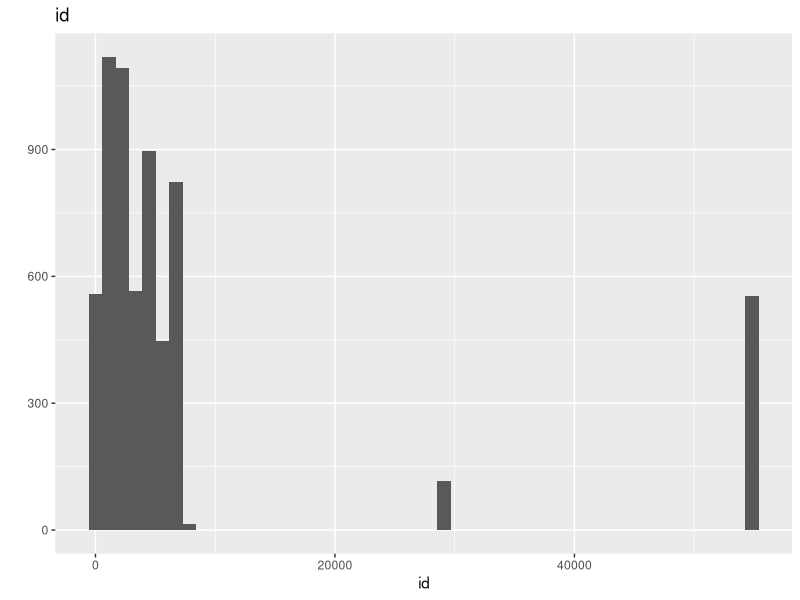
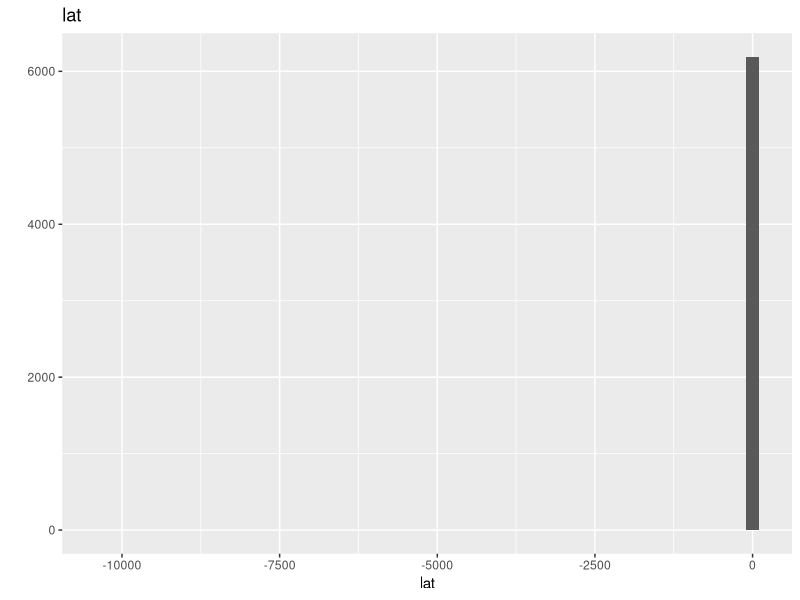
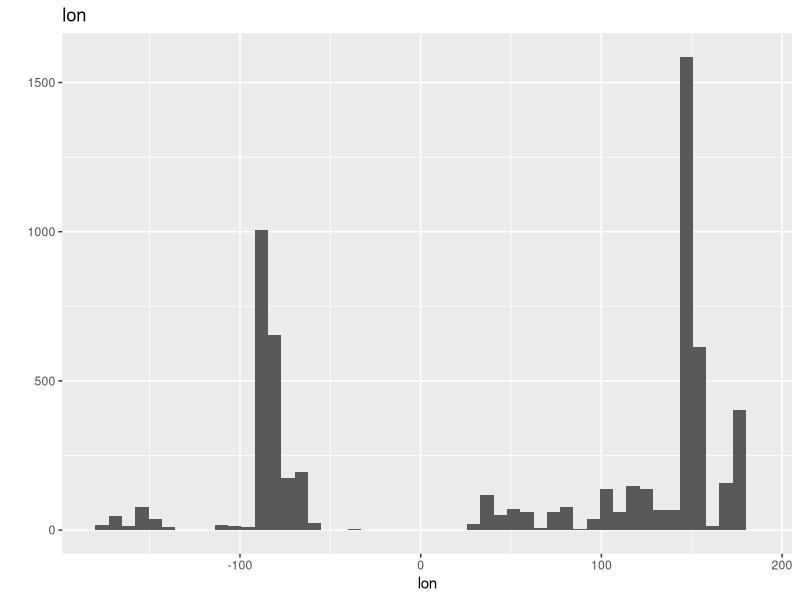
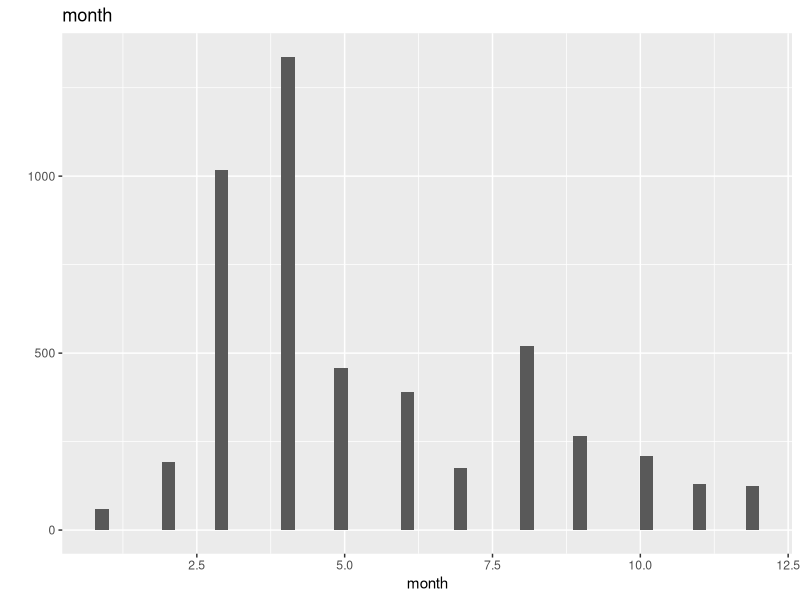
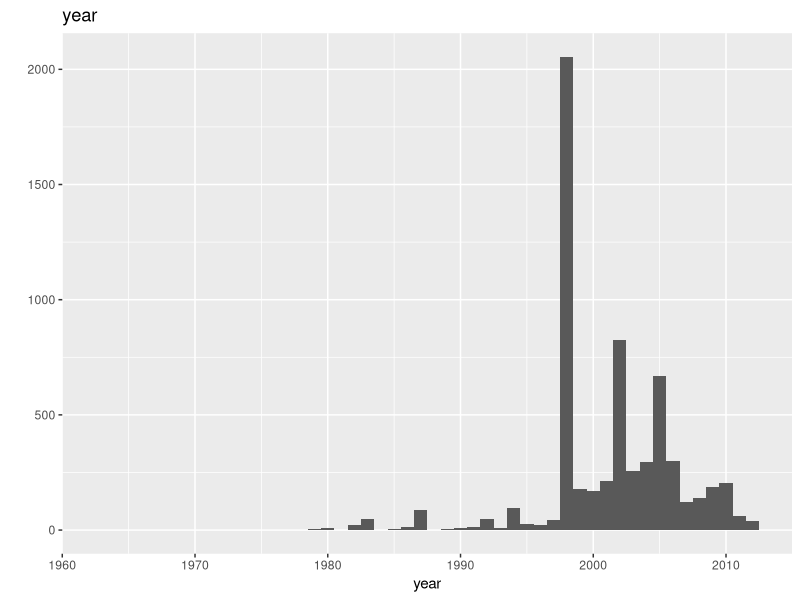
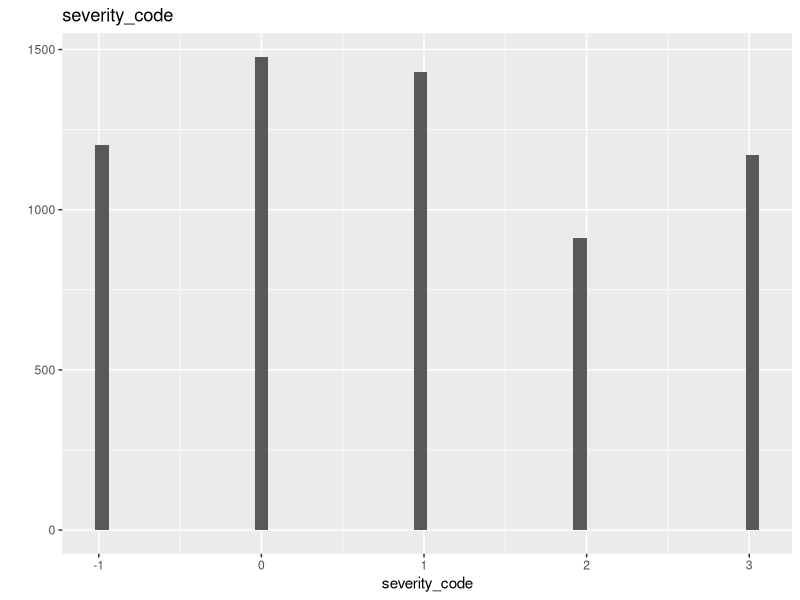
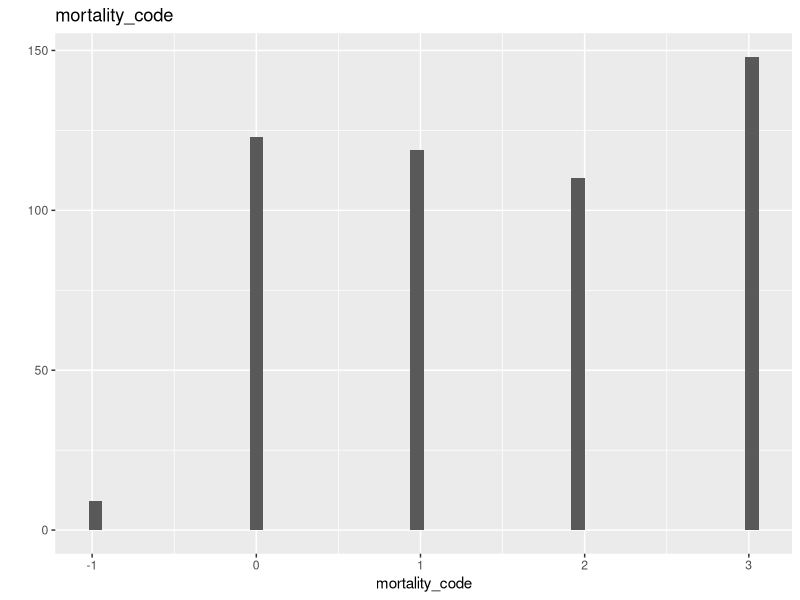
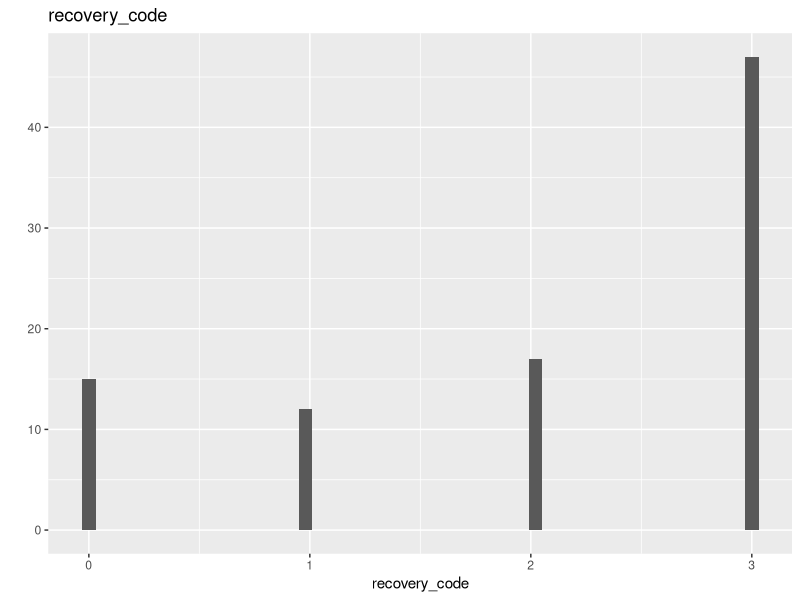

Reproduce these figures in R, in order. (Note: this script raises an error after producing the figures.)

##############################################################################################################
## CAP 6737 - Final Project - Coral Data Visualization
## Name: Luis A. Rivera Morales
##############################################################################################################

# set working dir
setwd("C:/Users/groot/Desktop/gitluis/coralviz")


## MISSING PACKAGES
## ----------------
## Use install.packages("pkg_name") to install any missing packages.


## CORAL DATA ANALYSIS
## -------------------
## The idea is to obtain a coral dataset containing coral information such as location, coral bleaching, or
## coral diseases with enough different corals and/or metrics to generate multiple visualizations of the
## data set for further analysis. A dashboard containing different graphs showing the information in
## different forms which could even lead to detecting any similarities in between the coral samples.

# read Coral dataset
ds = read.csv("data/CoralBleachingRaw.csv")
ds.raw = ds


# separate numerical variables from categorical variables
ds.numeric = ds[ , sapply(ds, is.numeric)]
ds.categorical = ds[ , sapply(ds, is.factor)]


## -----------------------------------------------------------------------------------------------------------
## Data Analysis
## -----------------------------------------------------------------------------------------------------------

#install.packages("ggplot2")
require(ggplot2, quietly=TRUE, warn.conflicts=FALSE)

# get_column_index: Retrieves column index of a data frame
get_column_index = function(column, data){
  return( grep(column, colnames(data))[1] )
}

# Histogram & Bar chart functions
histogram = function(i){
  qplot(ds.numeric[,i], geom="histogram", bins=50, main=names(ds.numeric)[i], xlab=names(ds.numeric)[i])
}
barchart = function(i){
  qplot(ds.categorical[,i], geom="bar", main=names(ds.categorical)[i], xlab=names(ds.categorical)[i])
}


# check structure & analyze variables
str(ds)


# plot histograms of numerical variables
lapply(1:3, histogram)
lapply(4:6, histogram)
lapply(7:9, histogram)


# plot bar charts of categorical variables
barchart(get_column_index("region", ds.categorical))
barchart(get_column_index("subregion", ds.categorical))
barchart(get_column_index("bleaching_severity", ds.categorical))

# mortality is numeric in reality, need to replace with numbers
barchart(get_column_index("mortality", ds.categorical))


## -----------------------------------------------------------------------------------------------------------
## Numerical/Categorical Variables Recoding for Coral Bleaching
## -----------------------------------------------------------------------------------------------------------
require(stringr, quietly=TRUE, warn.conflicts=FALSE)

# lowercase bleaching severity levels & show graph
levels(ds$bleaching_severity) = c("High", "Low", "Medium", "No Bleaching", "Unknown")
i = get_column_index("bleaching_severity", ds)
qplot(ds[,i], geom="bar", main=names(ds)[i], xlab=names(ds)[i])
rm(i)


# replace empty levels with no data (NA)
levels(ds$region)[1] = "NA"
levels(ds$subregion)[1] = "NA"



# replace -1 with NAs (o mortality level)
mcode = ds$mortality_code
mlevel = ds$mortality
mrows = which(ds$mortality_code == -1)
mcode[mrows] = NA
mlevel[mrows] = NA

# re-code NAs to Unknown
mrows = which(is.na(mcode))
mcode[mrows] = "Unknown"

# save and convert to categorical
mcode = as.factor(mcode)
summary(mcode)

# re-code levels
levels(mcode) = c("No Mortality", "Low", "Medium", "High", "Unknown")

# save data
ds$mortality_code = mcode
ds$mortality = mlevel



# re-code coral families
# ----------------------
str(ds$coral_family)
families = ds$coral_family

comma_in_string = function(x){
  return( grepl(",", x) )
}
word_and_in_string = function(x){
  return( grepl("and", x) )
}

# retrieve which families can be converted
rows = comma_in_string( levels(families) )
levels(families)[rows] = "Mixed"

rows = word_and_in_string( levels(families) )
levels(families)[rows] = "Mixed"

# save variable
ds$coral_family = families

# show graph
ds.categorical = ds[ , sapply(ds, is.factor)]
barchart(get_column_index("coral_family", ds.categorical))



# regex for float or int numbers only
p_num = "\\d+\\.*\\d*"

# verify coral mortality level (%)
# --------------------------------
#   92% of 'mortalitly' levels is missing data
length(which(ds$mortality == ""))
length(which(ds$mortality == "")) / nrow(ds) * 100

# take sample (non-NAs)
m = ds$mortality
sample_rows = which(m != "")

# extract numbers from strings
sample = m[sample_rows]
sample = str_extract(sample, p_num)

# convert to numeric
sample = as.numeric(format(round(as.numeric(sample), 2), nsmall=2))

# prepare cleaned data
m = rep(NA, nrow(ds))
m[sample_rows] = sample

# conver any mortality % over 100 to NA
m[which(m > 100)] = NA

# check stats
summary(m)
nrow(ds) - 5857 == length(sample_rows)

# save
ds$mortality = m

# re-calculate coral mortality level proportions
length(which(is.na(m)))
length(which(is.na(m))) / nrow(ds) * 100

# so we ended up with 94% of 'mortality' levels missing
# and 6% of data being good...


# verify coral affected by bleaching (%)
# --------------------------------------
#   74% of 'percentage_affected' is missing data
length(which(ds$percentage_affected == ""))
length(which(ds$percentage_affected == "")) / nrow(ds) * 100

# take sample (non-NAs)
perc_affected = ds$percentage_affected
sample_rows = which(perc_affected != "")

# extract numbers from strings
sample = perc_affected[sample_rows]
sample = str_extract(sample, p_num)

# convert to numeric
sample = as.numeric(format(round(as.numeric(sample), 2), nsmall=2))

# prepare cleaned data
perc_affected = rep(NA, nrow(ds))
perc_affected[sample_rows] = sample

# check stats
summary(perc_affected)
nrow(ds) - 4591 == length(sample_rows)

# save
ds$percentage_affected = perc_affected


# how much data from mortality and percentage affected
# variables can we use in reality for graphs?
m_rows = which(!is.na(m))
tmp_data = cbind(mortality=m[m_rows], percentage_affected=perc_affected[m_rows])

nrow(na.omit(tmp_data))

# view data
View(na.omit(tmp_data))

# Answer: There are 103 observations that we can use.


# verify sea water temperature for observations
# ---------------------------------------------
#   83% of 'water_temperature' is missing data
length(which(ds$water_temperature == ""))
length(which(ds$water_temperature == "")) / nrow(ds) * 100

# take sample (non-NAs)
water_temp = ds$water_temperature
sample_rows = which(water_temp != "")

# extract numbers from strings
sample = water_temp[sample_rows]
sample = str_extract(sample, p_num)

# convert to numeric
sample = as.numeric(format(round(as.numeric(sample), 2), nsmall=2))

# Function: Converts emperature from Fahrenheit to Celsius
F_to_C = function(f){
  temp = (f - 32) / 1.8
  temp = as.numeric(format(round(temp, 2), nsmall=2))
  return(temp)
}

# any temp > 90 --- set to 90 F
sample[sample > 90] = 90
summary(sample)

# any temp > 50 --- to Celsius
over_50_rows = sample > 50
sample[over_50_rows] = sapply(sample[over_50_rows], F_to_C)
sample[sample > 32.22] = 32.22
summary(sample)

# prepare cleaned data
water_temp = rep(NA, nrow(ds))
water_temp[sample_rows] = sample

# check stats
summary(water_temp)
nrow(ds) - 5124 == length(sample_rows)

# save
ds$water_temperature = water_temp


# drop any variables that will not be used
ds = ds[, -which(colnames(ds) == "month")]
ds = ds[, -which(colnames(ds) == "bleaching_duration")]
ds = ds[, -which(colnames(ds) == "recovery_code")]
ds = ds[, -which(colnames(ds) == "reference_code")]
ds = ds[, -which(colnames(ds) == "remarks")]
ds = ds[, -which(colnames(ds) == "other_factors")]
ds = ds[, -which(colnames(ds) == "survey_area")]
ds = ds[, -which(colnames(ds) == "survey_type")]
ds = ds[, -which(colnames(ds) == "recovery")]

## -----------------------------------------------------------------------------------------------------------
# Export prepared dataset(s)
## -----------------------------------------------------------------------------------------------------------
write.csv(ds, file="data/CoralBleaching.csv", na="", row.names=FALSE, col.names=TRUE)



